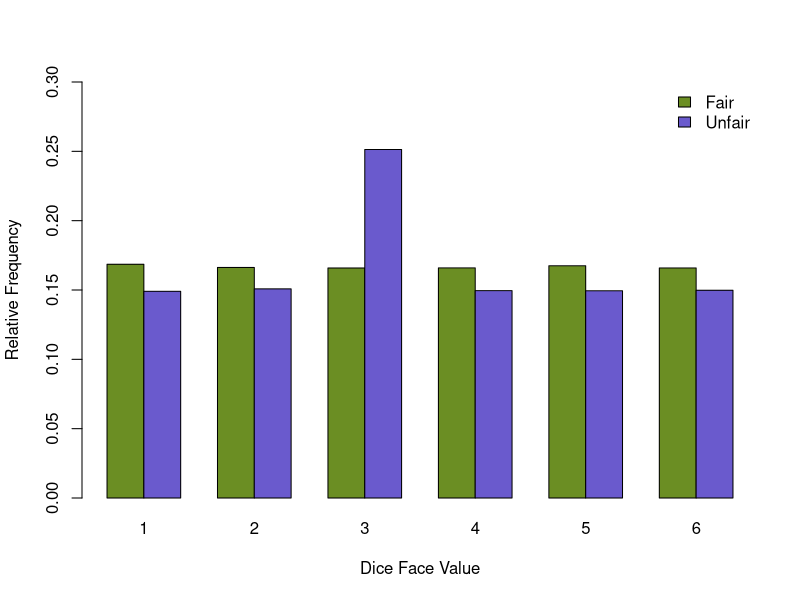

Write R code to recreate this figure.
## ---- chunk 1

## ---- chunk 2
# load the packages you need
#library(dplyr)
#library(tidyr)
#library(stringr)
#library(ggplot2)
## ---- chunk 3
vec <- c(1, 2, 3)
vec
## ---- chunk 4
vector('integer', 5) # a vector of 5 integers
vector('character', 5)
character(5) # does the same
logical(5) # same as vector('logical', 5)
## ---- chunk 5
v1 <- c(1,2,3)
v2 <- c('a','b','c')
v3 <- c('do','re','mi')
c(v1, v2, v3)
## ---- chunk 6
v1 <- c(1, 2, 3, 4)
v2 <- c(7, -9, 15.2, 4)
v1 + v2 # addition
## ---- chunk 7
v1 - v2 # subtraction
## ---- chunk 8
v1 * v2 # multiplication
## ---- chunk 9
v1 / v2 # division
## ---- chunk 10
v1 <- c(1, 2, 3, 4, 5)
v2 <- c(0, 1)
v1 + v2
## ---- chunk 11
vec <- c('a', 'b', 'c', 'd', 'e')
vec[1] # the first element
vec[5] # the fifth element
vec[-1] # remove the first element
## ---- chunk 12
vec <- c('a', 'b', 'c', 'd', 'e')
vec[0] # R counts elements from 1
vec[10] # Positive index past the length of the vector
vec[-6] # Negative index past the length of the vector
## ---- chunk 13
vec <- c('a', 'b', 'c', 'd', 'e')
vec.ind <- c(1,3,5)
vec[vec.ind]
## ---- chunk 14
vec <- c('a', 'b', 'c', 'd', 'e')
vec.ind <- c(TRUE, FALSE, TRUE, FALSE, TRUE)
vec[vec.ind]
## ---- chunk 15
vec <- c(23.7, 54.5, 22.7)
names(vec) # by default there are no names
names(vec) <- c('sample1', 'sample2', 'sample3')
vec
vec[c('sample2', 'sample1')]
## ---- chunk 16
vec <- c(1, 2, 3, 4, 5)
vec[-5] # without the 5-th element
vec[-(c(1,3,5))] # without elements 1, 3, 5
## ---- chunk 17
vec <- c(1, 2, 3, 4, 5)
vec < 3 # we can use the value of this logical comparison
vec[vec < 3]# Et voila!
## ---- chunk 18
vec <- c(1, 2, 3, 4, 5)
rev(vec)
## ---- chunk 19
v <- c(5:7)
v
v2 <- c(3:-4)
v2
## ---- chunk 20
vec <- c(1:78)
length(vec)
## ---- chunk 21
vec <- c(1:5)
vec
vec[3] <- 'a' # Note the coercion!
vec 
## ---- chunk 22
vec <- c(1:5)
vec
c(vec[1], 'a', vec[2:length(vec)])
## ---- chunk 23
vec <- c(1:5)
vec
vec[9] <- 9
vec 
## ---- chunk 24
vec <- c(1:5, 1:4, 1:3) # a vector with repeating values
table(vec) # table of counts
tab <- table(vec)/length(vec) # table of freqs.
round(tab, digits=3) # and let's round it
## ---- chunk 25
vec <- c(1:5, NA, NA, 1:3)
sort(vec) # oops, NAs got lost
sort(vec, na.last = TRUE)
sort(vec, decreasing = TRUE) # in a decreasing order
## ---- chunk 26
seq(from=1, to=10, by=2)
seq(from=21, to=23, by=0.25)
seq(from=10, to=1, by=-2)
## ---- chunk 27
seq1 <- seq(from = 1, to = 5)
seq1 # has to be printed explicitly
## ---- chunk 28
(seq2 <- seq(from = 5, to = 1)) # will print automatically
## ---- chunk 29
rep('a', times=5)
rep(1:5, times=3)
rep(seq(from=1, to=3, by=2), times=2)
## ---- chunk 30
firstname <- c('Pedro','Maria','Ana')
lastname <- c('Silva','Andersson','Smith')
paste(firstname, lastname, sep = ' ')
## ---- chunk 31
paste(firstname, lastname, sep = ' ', collapse = '; ')
## ---- chunk 32
# simulate casting a fair dice 10x
sample(x = c(1:6), size=10, replace = T) 
# make it unfair, it is loaded on '3'
myprobs = rep(0.15, times = 6)
myprobs[3] <- 0.25 # a bit higher probability for '3'
sample(x = c(1:6), size = 10, replace = T, prob=myprobs)
## ---- chunk 33
# simulate casting a fair dice 10x
fair <- sample(x = c(1:6), size=100000, replace = T) 
unfair <- sample(x = c(1:6), size=100000, replace = T, prob = myprobs)

# calculate frequency
t1 <- table(fair)/length(fair)
t2 <- table(unfair)/length(unfair)
dice_matrix <- rbind(t1, t2)
rownames(dice_matrix) <- c("Fair", "Unfair")
## ---- chunk 34
barplot(
  height = dice_matrix, beside = TRUE,
  xlab = "Dice Face Value", ylab = "Relative Frequency",
  col = c("olivedrab", "slateblue"),
  legend.text = rownames(dice_matrix),
  args.legend = list(x = "topright", bty = 'n'),
  ylim = c(0, 0.30)
)
## ---- chunk 35
mychars <- c('a', 'b', 'c', 'd', 'e', 'f')
mychars
sample(mychars)
sample(mychars)
## ---- chunk 36
v1 <- sample(1:5, size = 4)
v1
max(v1) # max value of the vector
min(v1) # min value
sum(v1) # sum all the elements
mean(v1) # mean of all elements
## ---- chunk 37
v1
diff(v1) # diff. of element pairs
cumsum(v1) # cumulative sum
prod(v1) # product of all elements
## ---- chunk 38
v1
cumprod(v1) # cumulative product
cummin(v1) # minimum so far (up to i-th el.)
cummax(v1) # maximum up to i-th element
## ---- chunk 39
v2 <- sample(1:5, size=4)
## ---- chunk 40
v1
v2
v1 <= v2 # direct comparison
pmin(v1, v2) # pairwise min
pmax(v1, v2) # pairwise max
## ---- chunk 41
v1 <- c(1, 3, 4, 5, 3, 2)
rank(v1) # show rank of each value (min has rank 1)
order(v1) # order of indices for a sorted vector
v1[order(v1)]
sort(v1)
## ---- chunk 42
vec <- c('blue', 'yellow', 'purple', 
         'yellow', 'yellow', 'blue')
vec.f <- factor(vec)
summary(vec.f)
## ---- chunk 43
as.numeric(vec.f)
## ---- chunk 44
vec <- c('blue', 'yellow', 'purple', 
         'yellow', 'yellow', 'blue')
vec.f <- factor(vec, levels=c('blue', 'purple', 'yellow', 'white'), 
                labels=c('sea','flower','sun','snow'))
summary(vec.f)
## ---- chunk 45
vec <- c('small', 'tiny', 'large', 'medium')
factor(vec) # rearranged alphabetically
## ---- chunk 46
factor(vec, levels = c('tiny', 'small', 'medium', 'large'),
       ordered=TRUE) # ordered as provided in the levels argument
## ---- chunk 47

